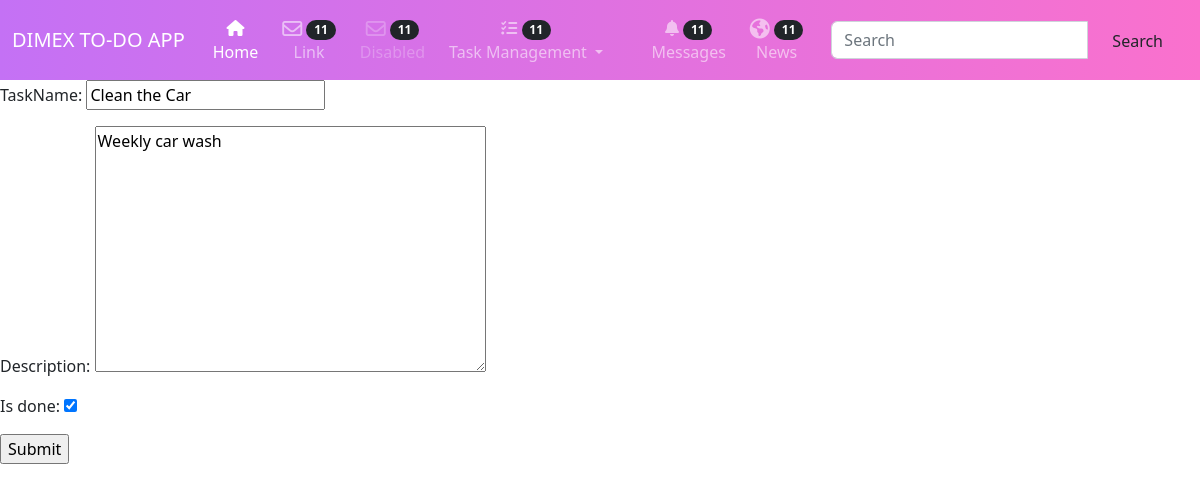
/todo/taskUpdate/1/, run on the app's committed database.
### todo/models.py (models this page shows, shortened)
class Task(models.Model):
	taskName = models.CharField(max_length=250)
	description = models.TextField()
	is_done = models.BooleanField(default=False)
	created_at = models.DateTimeField(auto_now_add=True)
	updated_at = models.DateTimeField(auto_now_add=True)

### todo/views.py (the view)
# urls.py: path('taskUpdate/<int:pk>/', views.TaskUpdateView.as_view(), name='taskUpdate'),
class TaskUpdateView(UpdateView):
    model = Task
    context_object_name = 'task'
    fields = ('taskName', 'description', 'is_done')
    template_name = 'todo/task_update.html'
    success_url = '/'

### todo/templates/todo/task_update.html (shortened to what this page needs)
{% extends 'base.html' %}
{% block content %}
<div>
	<form method="post" enctype="multipart/form-data">
		{{form.as_p}}
		<input type="submit" name="" value="Submit">
	</form>
</div>
{% endblock %}

### data on the page
Task: taskName "Clean the Car", description "Weekly car wash", is_done "☑"
